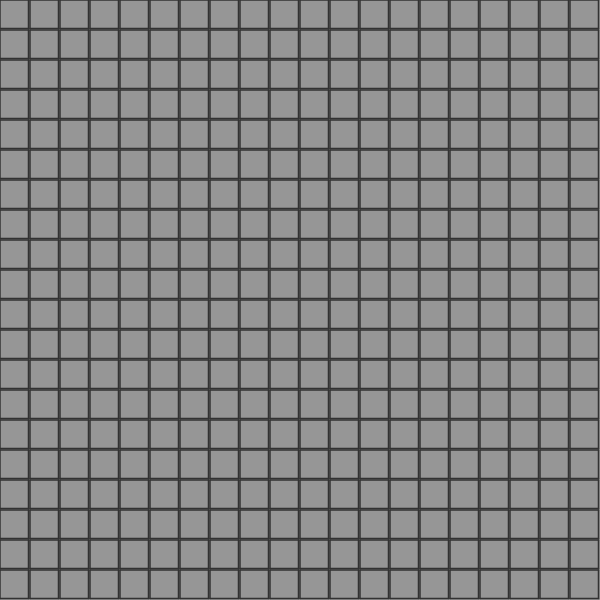
Frame 1 (no input)
Frame 60 (no input): identical to frame 1, image omitted
Frame 120 (the mouse pressed at the canvas centre since frame 60): identical to frame 1, image omitted

The p5.js sketch that drew this single still picture (run headless with seeded random() and noise() and a simulated clock; from frame 60 on, the mouse is pressed at the canvas centre):

// p5.js sketch
// ── sketch.js
// Daniel Pereira
// Growing Tree algorithm

const CELL_SIZE = 30; // px
const ROWS = 20;
const COLS  = 20;
var grid = [];

function setup() {
    createCanvas(COLS*CELL_SIZE, ROWS*CELL_SIZE);

    for (var i = 0; i < ROWS; i++) {
        for (var j = 0; j < COLS; j++) {
            var node = new Node(j, i);
            grid.push(node);
        }
    }
}

function draw() {
    background(150);
    for (var i = 0; i < grid.length; i++) {
        grid[i].show();
    }
}


function Node(i, j) {
    this.i = i;
    this.j = j;
    this.state = 0 // if is visited
    this.wall = [1,1,1,1] // top, right, bottom, left

    this.show = function() {
        var x = this.i * CELL_SIZE;
        var y = this.j * CELL_SIZE;
        stroke(50);
        strokeWeight(1.5);
        var padding = CELL_SIZE*0.95
        //rect(x, y, CELL_SIZE, CELL_SIZE);
        if (this.wall[0] == 1) line(x, y, x + padding, y); // top
        if (this.wall[1] == 1) line(x + padding, y, x + padding, y + padding); // right 
        if (this.wall[2] == 1) line(x, y + padding, x + padding, y + padding); // bottom
        if (this.wall[3] == 1) line(x, y, x, y + padding); // left
    }

}
